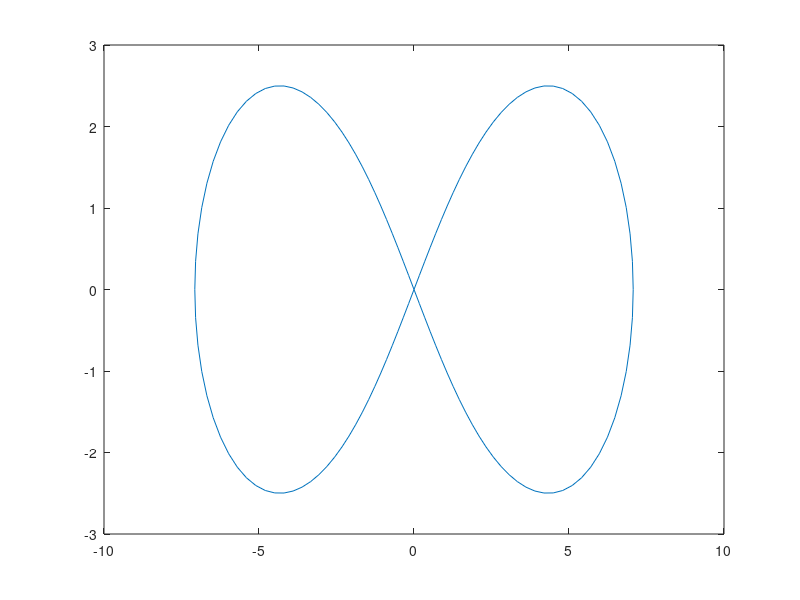

The MATLAB script that drew this image:
% Homework 3a: Plot a lemniscate.
% Task:
% 1. Modify the code to save to binary 

%% Clear everything
clear, clc, close all

%% Instantiate variables and populate theta (t), x, and y
a = input('Input your value for a: ');
t = 0 : pi/64 : 2*pi;
x = ((a*sqrt(2))*cos(t))./((sin(t)).^2 + 1);
y = ((a*sqrt(2))*(cos(t).*sin(t)))./((sin(t)).^2 + 1);
plot(x,y)

%% Creating the table
Table = [t, x, y];

%% Save to binary
save('DataFile02');

%%  Load the Binary
clear
load('DataFile02');

%% Print out to the screen
fprintf(' Theta (rad)     x          y\n');
fprintf('%10.3f %9.3f %9.3f\n', Table);
